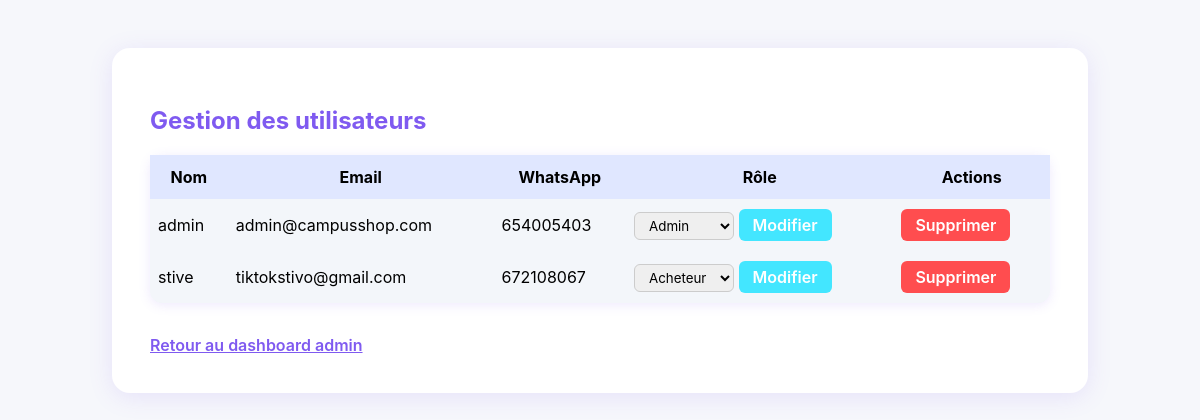
The app's page /admin/utilisateurs.php (signed in) with its own data.
### tables this page shows
CREATE TABLE `utilisateurs` (
  `id` int(11) NOT NULL,
  `nom` varchar(100) NOT NULL,
  `email` varchar(150) NOT NULL,
  `whatsapp` varchar(30) DEFAULT NULL,
  `motdepasse` varchar(255) NOT NULL,
  `photo` varchar(255) DEFAULT NULL,
  `date_inscription` datetime DEFAULT current_timestamp(),
  `role` varchar(30) DEFAULT 'client',
  `livreur_nom` varchar(100) DEFAULT NULL,
  `livreur_transport` varchar(100) DEFAULT NULL,
  `livreur_residence` varchar(100) DEFAULT NULL
);

### admin/utilisateurs.php (the view, shortened to what this page needs)
<?php
require_once '../config.php';
$users = $pdo->query('SELECT * FROM utilisateurs ORDER BY id DESC')->fetchAll(PDO::FETCH_ASSOC);
?>
<!DOCTYPE html>
<html lang="fr">
<head>
  <link rel="stylesheet" href="admin.css">
</head>
<body style="background:#f6f7fb;">
<div style="max-width:900px;margin:48px auto;background:#fff;border-radius:18px;box-shadow:0 4px 24px #7f5af022;padding:38px;">
  <h2 style="color:#7f5af0;">Gestion des utilisateurs</h2>
  <table style="width:100%;border-collapse:collapse;background:#f3f6fa;border-radius:12px;box-shadow:0 2px 12px #7f5af022;">
    <thead>
      <tr style="background:#e0e7ff;">
        <th style="padding:12px 8px;">Nom</th>
        <th style="padding:12px 8px;">Email</th>
        <th style="padding:12px 8px;">WhatsApp</th>
        <th style="padding:12px 8px;">Rôle</th>
        <th style="padding:12px 8px;">Actions</th>
      </tr>
    </thead>
    <tbody>
      <?php foreach($users as $u): ?>
      <tr>
        <td style="padding:10px 8px;"> <?= htmlspecialchars($u['nom']) ?> </td>
        <td style="padding:10px 8px;"> <?= htmlspecialchars($u['email']) ?> </td>
        <td style="padding:10px 8px;"> <?= htmlspecialchars($u['whatsapp']) ?> </td>
        <td style="padding:10px 8px;">
          <form method="post" style="display:inline;">
            <select name="nouveau_role" style="padding:4px 10px;border-radius:6px;border:1px solid #ccc;">
              <option value="acheteur" <?= $u['role']==='acheteur'?'selected':'' ?>>Acheteur</option>
              <option value="admin" <?= $u['role']==='admin'?'selected':'' ?>>Admin</option>
            </select>
            <button type="submit" style="background:#43e6ff;color:#fff;border:none;border-radius:6px;padding:6px 14px;font-size:1rem;font-weight:600;cursor:pointer;">Modifier</button>
          </form>
        </td>
        <td style="padding:10px 8px;">
          <form method="post" style="display:inline;">
            <button type="submit" style="background:#ff4d4f;color:#fff;border:none;border-radius:6px;padding:6px 14px;font-size:1rem;font-weight:600;cursor:pointer;">Supprimer</button>
          </form>
        </td>
      </tr>
      <?php endforeach; ?>
    </tbody>
  </table>
  <a href="index.php" style="display:inline-block;margin-top:32px;color:#7f5af0;font-weight:600;text-decoration:underline;">Retour au dashboard admin</a>
</div>
</body>
</html>

### admin/admin.css (style rules this page uses)
body { background: #f6f7fb; font-family: 'Inter', 'Segoe UI', Arial, sans-serif; margin: 0; }
button, input, select, textarea { font-family: inherit; transition: box-shadow 0.2s, background 0.2s, color 0.2s, transform 0.2s; }

### records on screen
utilisateurs: nom "admin", email "admin@campusshop.com", whatsapp "654005403", nouveau_role "Admin"
utilisateurs: nom "stive", email "tiktokstivo@gmail.com", whatsapp "672108067", nouveau_role "Acheteur"
